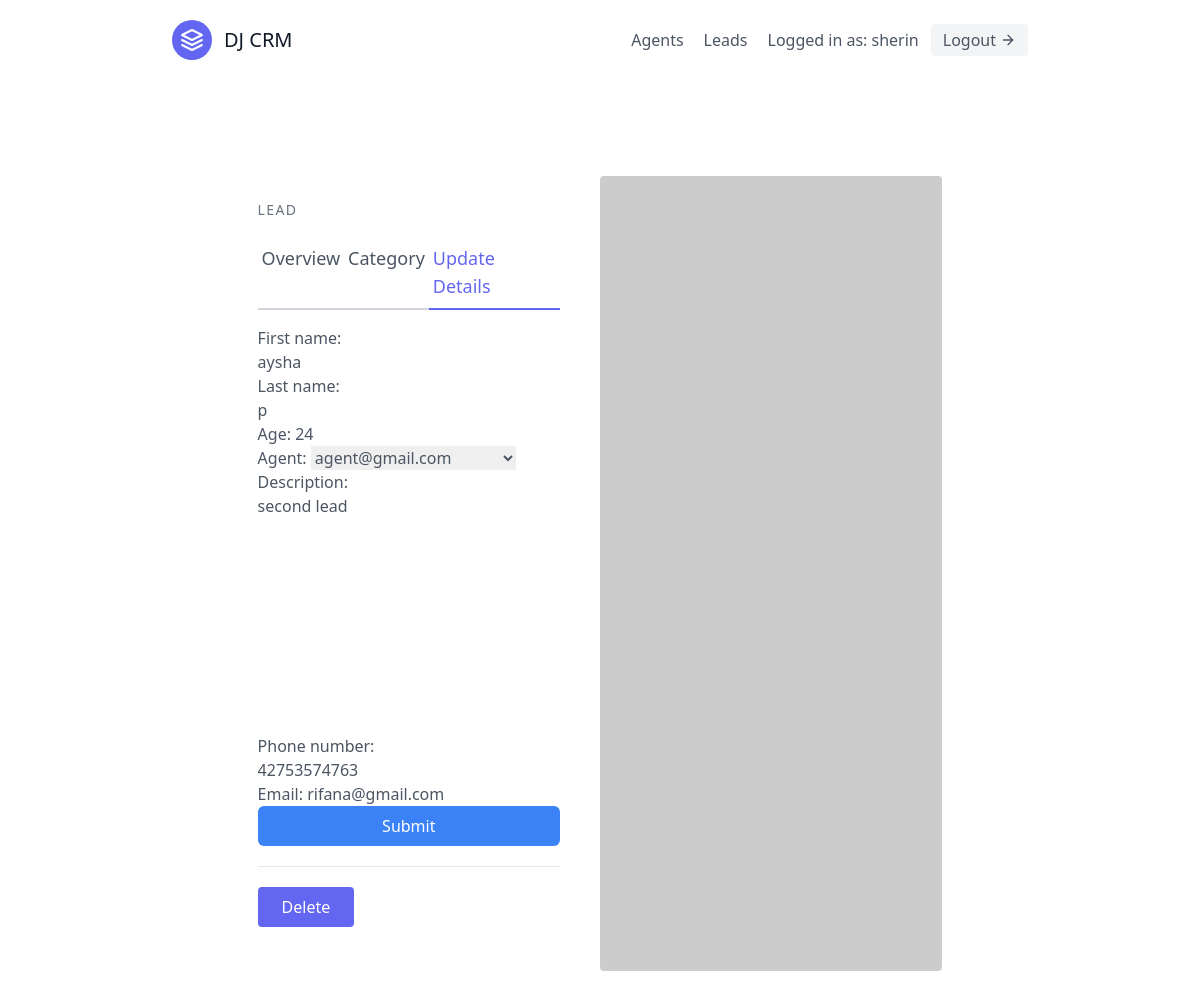
The app's page /leads/1/update (signed in) with its own data.
### leads/models.py (models this page shows, shortened)
class User(AbstractUser):
    is_organiser = models.BooleanField(default=True)
    is_agent = models.BooleanField(default=False)

class Lead(models.Model):
    first_name = models.CharField(max_length=50)
    last_name = models.CharField(max_length=50)
    age = models.IntegerField()
    organisation = models.ForeignKey(UserProfile, on_delete=models.CASCADE)
    agent = models.ForeignKey("Agent",null=True, blank=True, on_delete=models.SET_NULL)
    category = models.ForeignKey("Category",related_name="leads", null=True, blank=True, on_delete=models.SET_NULL)
    description = models.TextField()
    date_added = models.DateTimeField(auto_now_add=True)
    phone_number = models.CharField(max_length=20)
    email = models.EmailField()

### leads/views.py (the view, shortened to what this page needs)
# urls.py: path('<int:pk>/update',LeadUpdateView.as_view(), name='lead-update'),
class LeadUpdateView(OrganisorAndLoginRequiredMixin, generic.UpdateView):
    template_name = "leads/lead_update.html"
    form_class = LeadModelForm
    def get_queryset(self):
        user = self.request.user
        return Lead.objects.filter(organisation=user.userprofile)

### leads/forms.py
class LeadModelForm(forms.ModelForm):
    class Meta:
        model = Lead
        fields = (
            'first_name',
            'last_name',
            'age',
            'agent',
            'description',
            'phone_number',
            'email'
        )

### agents/mixins.py (called while the page is built)
    def dispatch(self, request, *args, **kwargs):
        if not request.user.is_authenticated or not request.user.is_organiser:
            return redirect("leads:lead-list")
        return super().dispatch(request, *args, **kwargs)

### leads/models.py (called while the page is built)
    def __str__(self):
        return self.user.email

### leads/templates/leads/lead_update.html (shortened to what this page needs)
{% extends "base.html" %}
{% load tailwind_filters %}
{% block content %}
<section class="text-gray-600 body-font overflow-hidden">
  <div class="container px-5 py-24 mx-auto">
    <div class="lg:w-4/5 mx-auto flex flex-wrap">
      <div class="lg:w-1/2 w-full lg:pr-10 lg:py-6 mb-6 lg:mb-0">
        <h2 class="text-sm title-font text-gray-500 tracking-widest">LEAD</h2>
        <div class="flex mb-4">
          <a href="{% url 'leads:lead-detail' lead.pk %}" class="flex-grow border-b-2 border-gray-300 py-2 text-lg px-1">Overview</a>
          <a href="{% url 'leads:lead-update' lead.pk %}" class="flex-grow border-b-2 border-gray-300 py-2 text-lg px-1">Category</a>
          <a href="{% url 'leads:lead-update' lead.pk %}" class="flex-grow text-indigo-500 border-b-2 border-indigo-500 py-2 text-lg px-1"> Update Details</a>
        </div>
        <form method="post">
            {{ form|crispy }}
        <button type="submit" class="w-full bg-blue-500 text-white hover:bg-blue-600 px-3 py-2 rounded-md"> Submit </button>
        </form>
        <div class=" mt-5 py-5 border-t border-gray-200">
           <a href="{% url 'leads:lead-delete' lead.pk %}"><button class=" text-white bg-indigo-500 border-0 py-2 px-6 focus:outline-none hover:bg-indigo-600 rounded">Delete</button></a>
        </div>
      </div>
      <img alt="ecommerce" class="lg:w-1/2 w-full lg:h-auto h-64 object-cover object-center rounded" src="https://dummyimage.com/400x400">
    </div>
  </div>
</section>
{% endblock content %}

### templates/navbar.html (shortened to what this page needs)
<header class="text-gray-600 body-font">
  <div class="container mx-auto flex flex-wrap p-5 flex-col md:flex-row items-center">
    <a class="flex title-font font-medium items-center text-gray-900 mb-4 md:mb-0">
      <svg xmlns="http://www.w3.org/2000/svg" fill="none" stroke="currentColor" stroke-linecap="round" stroke-linejoin="round" stroke-width="2" class="w-10 h-10 text-white p-2 bg-indigo-500 rounded-full" viewBox="0 0 24 24">
        <path d="M12 2L2 7l10 5 10-5-10-5zM2 17l10 5 10-5M2 12l10 5 10-5"></path>
      </svg>
      <span class="ml-3 text-xl">DJ CRM</span>
    </a>
    <nav class="md:ml-auto flex flex-wrap items-center text-base justify-center">
      {% if not request.user.is_authenticated %}
        <a href="{% url 'signup' %}" class="mr-5 hover:text-gray-900">Signup</a>
      {% else %}
        {% if request.user.is_organiser %}
        <a href="{% url 'agents:agent-list' %}" class="mr-5 hover:text-gray-900">Agents</a>
        {% endif %}
      <a href="{% url 'leads:lead-list' %}" class="mr-5 hover:text-gray-900">Leads</a>
       {% endif %}
    </nav>
    {% if  request.user.is_authenticated %}
      Logged in as: {{ request.user.username }}
      <a href="{% url 'logout' %}" ><button class="ml-3 inline-flex items-center bg-gray-100 border-0 py-1 px-3 focus:outline-none hover:bg-gray-200 rounded text-base mt-4 md:mt-0">
      Logout
      <svg fill="none" stroke="currentColor" stroke-linecap="round" stroke-linejoin="round" stroke-width="2" class="w-4 h-4 ml-1" viewBox="0 0 24 24">
        <path d="M5 12h14M12 5l7 7-7 7"></path>
      </svg>
    </button>
    </a>
    {% endif %}
  </div>
</header>

### records on screen
User: user.username "sherin", email "rifana@gmail.com"
Lead: first_name "aysha", last_name "p", age "24", agent "agent@gmail.com", description "second lead", phone_number "42753574763"
